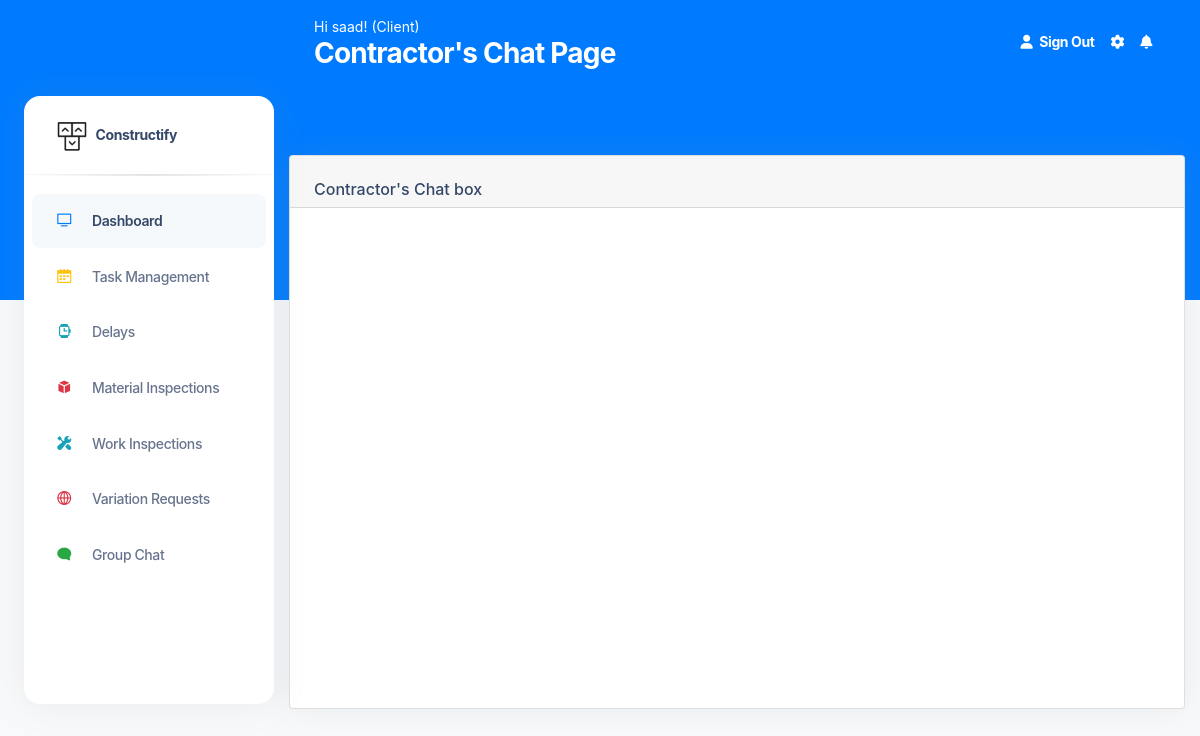
The app's page /ContractorChat (signed in), older data.
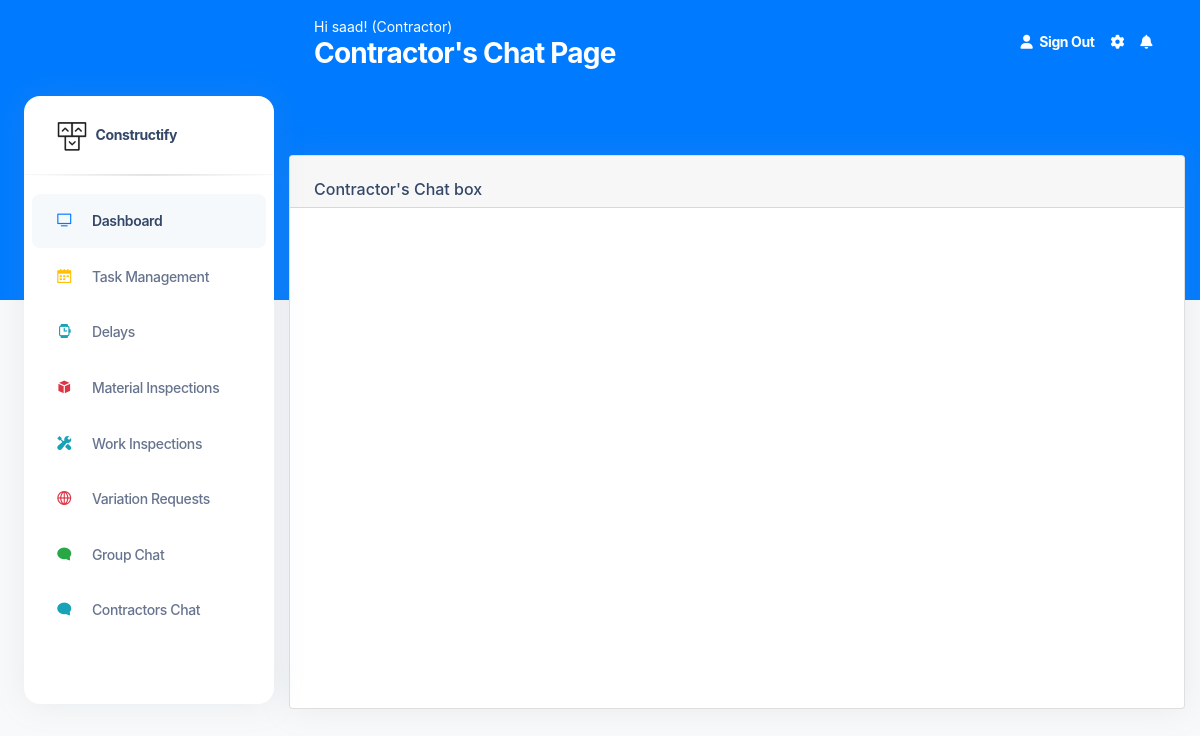
The same page, newer data.
### construct/models.py (models this page shows, shortened)
class User(db.Model, UserMixin):
    id = db.Column(db.Integer(), nullable=False, primary_key=True)
    username = db.Column(db.String(length=30), nullable=False, unique=True)
    email_address = db.Column(db.String(length=50),
                              nullable=False, unique=True)
    password_hash = db.Column(db.String(length=50),
                              nullable=False, unique=True)
    role = db.Column(db.String(length=30), nullable=False, unique=False)
    contact_number = db.Column(db.String(length=30), nullable=False, unique=False)
    @property
    def password(self):
        return self.password

### construct/routes.py (the view)
@app.route("/ContractorChat", methods=['GET', 'POST'])
@login_required
def contractor_chat_page():
    page_message="Contractor's Chat Page"
    return render_template('ContractorChat.html',page_message=page_message)

### construct/models.py (called while the page is built)
@login_manager.user_loader
def load_user(user_id):
    return User.query.get(int(user_id))

### construct/templates/ContractorChat.html (shortened to what this page needs)
<!DOCTYPE html>
<html lang="en">
<head>
  <link href="{{ url_for('static', filename='assets')}}/css/nucleo-icons.css" rel="stylesheet" />
  <link href="{{ url_for('static', filename='assets')}}/css/nucleo-svg.css" rel="stylesheet" />
  <link href="{{ url_for('static', filename='assets')}}/css/nucleo-svg.css" rel="stylesheet" />
  <link id="pagestyle" href="{{ url_for('static', filename='assets')}}/css/argon-dashboard.css?v=2.0.2"
    rel="stylesheet" />
  <link rel="stylesheet" type="text/css"
    href="https://stackpath.bootstrapcdn.com/bootstrap/4.2.1/css/bootstrap.min.css">
</head>
{% include 'includes/GlobalSideNavbar.html' %}
<main class="main-content position-relative border-radius-lg ">
  {% include 'includes/GlobalNavbar.html' %}
  <body>
    <br><br>
    <div class="container-fluid py-4">
      <div class="row">
        <div class="col-12">
          <div class="card mb-4">
            <div class="card-header pb-0">
              <h6>Contractor's Chat box</h6>
            </div>
            <iframe src="https://organizations.minnit.chat/1231816443143366631/ConstructfyContractors?embed&nickname=" style="border:none;width:90%;height:500px;" allowTransparency="true"></iframe>
          </div>
        </div>
      </div>
    </div>
  </body>
  </body>
</html>

### construct/templates/includes/GlobalNavbar.html (shortened to what this page needs)
<nav class="navbar navbar-main navbar-expand-lg px-0 mx-4 shadow-none border-radius-xl " id="navbarBlur" data-scroll="false">
    <div class="container-fluid py-1 px-3">
      <nav aria-label="breadcrumb">
        <ol class="breadcrumb bg-transparent mb-0 pb-0 pt-1 px-0 me-sm-6 me-5">
          <li class="breadcrumb-item text-sm text-white active" aria-current="page">Hi {{current_user.username}}! ({{current_user.role}}) </li>
        </ol>
        <h3 class="font-weight-bolder text-white mb-0"> {{page_message}}</h3>
      </nav>
        <ul class="navbar-nav  justify-content-end">
          <li class="nav-item d-flex align-items-left">
            <a href="{{url_for('logout_page')}}" class="nav-link text-white font-weight-bold px-0">
              <i class="fa fa-user me-sm-1"></i>
              <span class="d-sm-inline d-none">Sign Out</span>
            </a>
          </li>
          <li class="nav-item px-3 d-flex align-items-center">
            <a href="javascript:;" class="nav-link text-white p-0">
              <i class="fa fa-cog fixed-plugin-button-nav cursor-pointer"></i>
            </a>
          </li>
          <li class="nav-item dropdown pe-2 d-flex align-items-center">
            <a href="javascript:;" class="nav-link text-white p-0" id="dropdownMenuButton" data-bs-toggle="dropdown" aria-expanded="false">
              <i class="fa fa-bell cursor-pointer"></i>
            </a>
          </li>
        </ul>
      </div>
  </nav>

Row changes from the older to the newer data that the page shows:
changed User "saad": role "Client" → "Contractor"
Text that changed along with them:
text now shown: "Contractors Chat"
